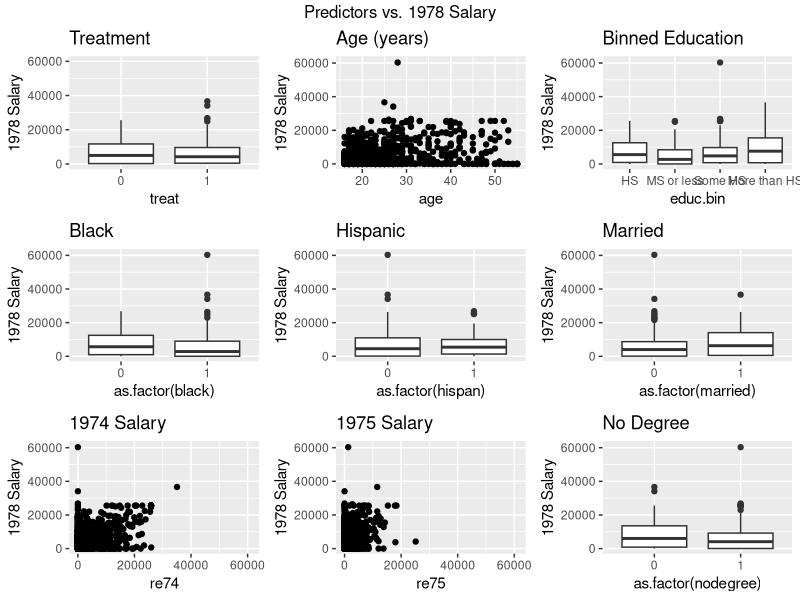
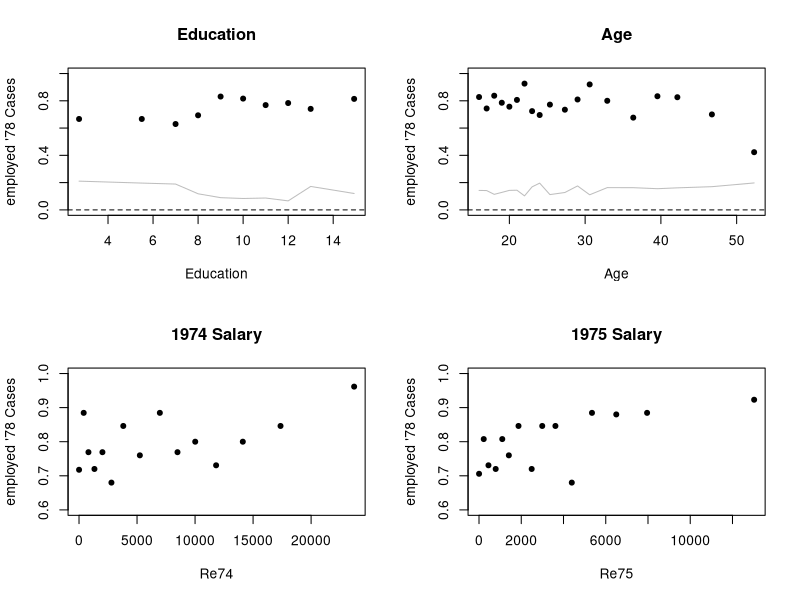
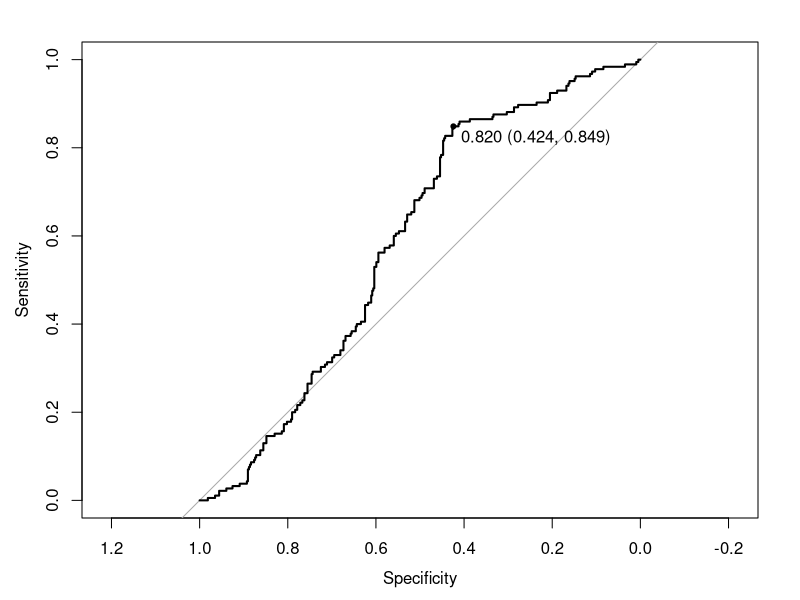
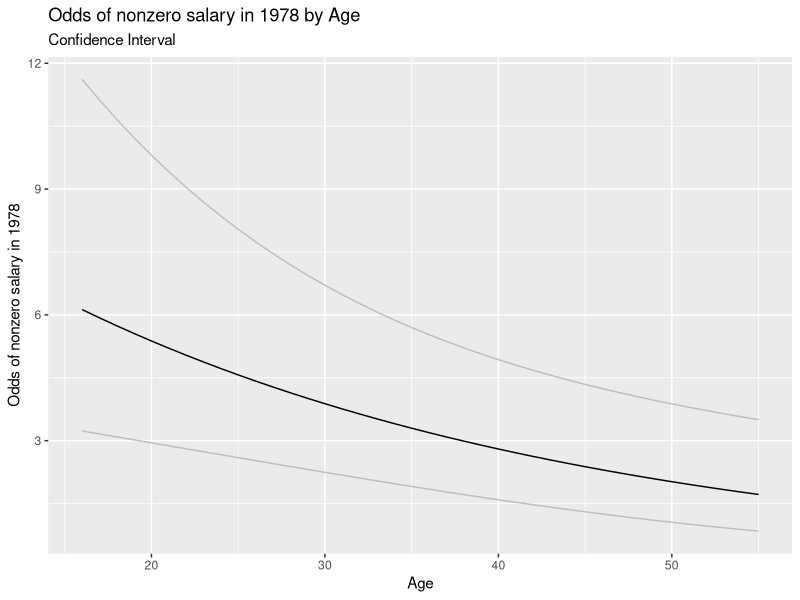
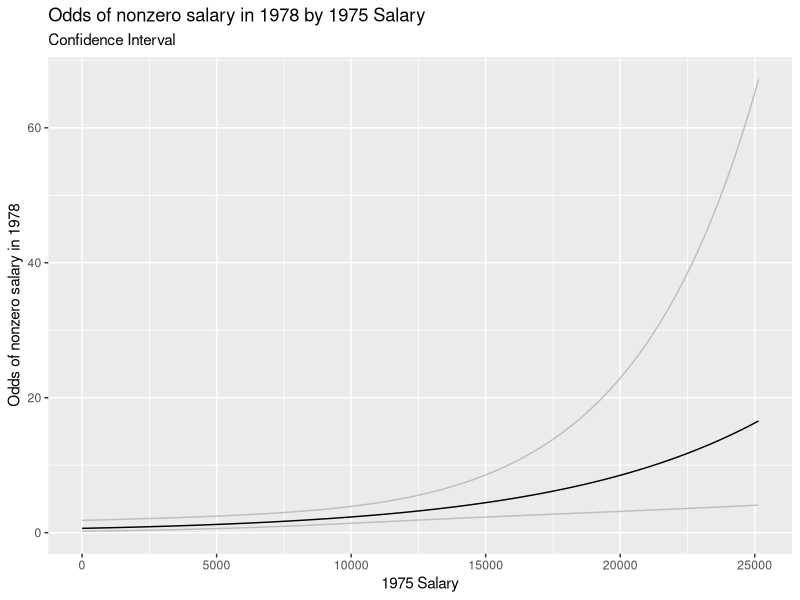
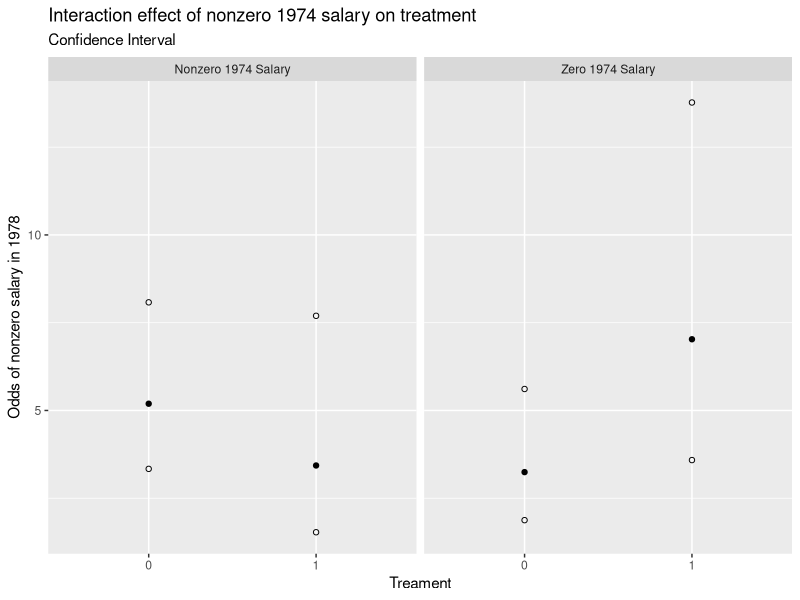
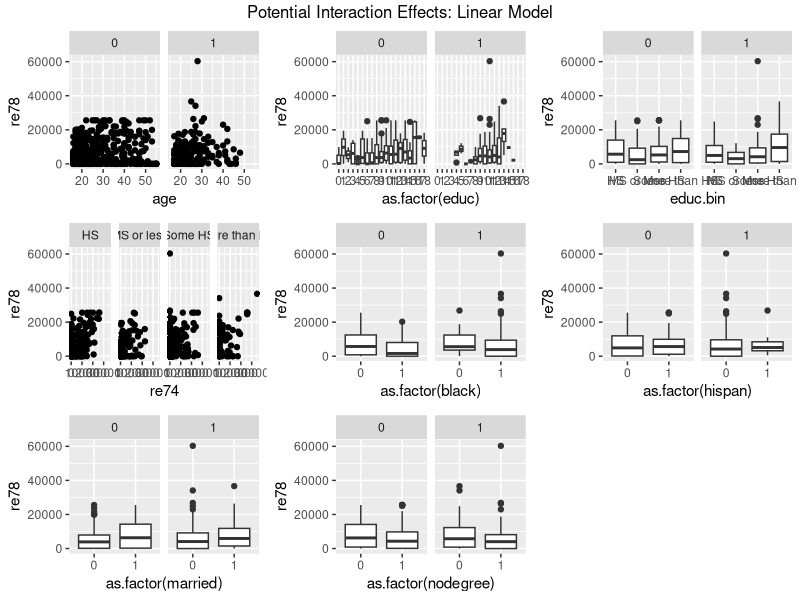
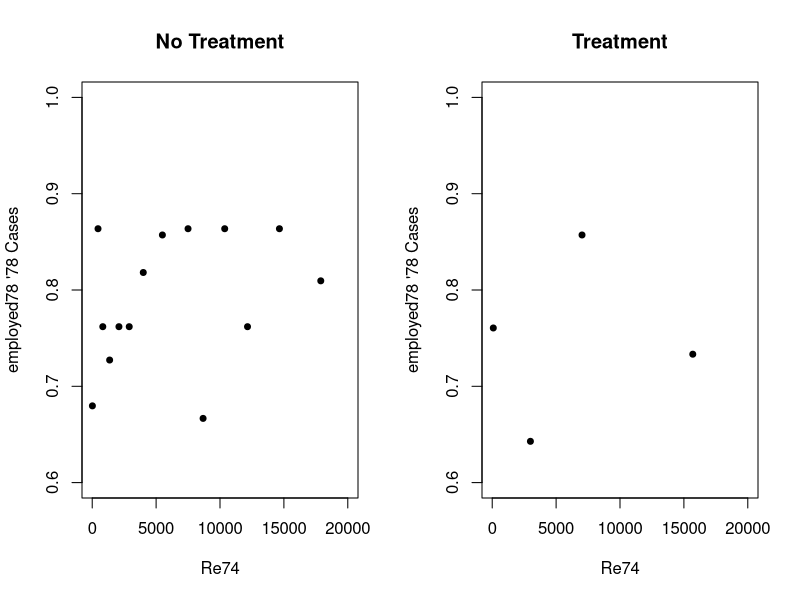

These charts were generated, in order, by the following R code:
## ---- chunk 1
knitr::opts_chunk$set(echo = TRUE)
setwd('/Users/annaberman/Desktop/702 Modeling/Assignments/Team Project #1')
library(ggplot2)
library(dplyr)
library(gridExtra)
library(arm)
library(MASS)
library(pROC)
library(kableExtra)
## ---- chunk 2
# Load the data
lalonde <- read.csv('lalondedata.txt') %>%
    mutate(treat = as.factor(treat)) %>%
    mutate(treat = factor(treat, levels = c(0, 1))) %>%
    # mean centering
    mutate(re78c = re78 - mean(re78),
           re75c = re75 - mean(re75),
           re74c = re74 - mean(re74),
           agec = age - mean(age)) %>%
    # Employed in 1978
    mutate(employed78 = ifelse(re78 > 0, 1, 0),
           employed75 = ifelse(re75 > 0, 1, 0),
           employed74 = ifelse(re74 > 0, 1, 0)) %>%
    # educ
    mutate(educ.bin = ifelse(educ < 9, 'MS or less',
                             ifelse(educ < 12, 'Some HS',
                                    ifelse(educ == 12, 'HS', 'More than HS')))) %>%
    mutate(educ.bin = factor(educ.bin, levels = c('HS', 'MS or less', 'Some HS', 'More than HS'))) %>%
    mutate(educ.bin2 = ifelse(educ < 9, 'MS or less', 'Some HS +')) %>%
    mutate(educ.bin2 = factor(educ.bin2, levels = c('Some HS +', 'MS or less'))) %>%
    # age polynomial
    mutate(age2 = agec**2, age3 = agec**3) 

summary(lalonde)
## ---- chunk 3
# TREAT
e1 <- ggplot(lalonde) +
    geom_boxplot(mapping = aes(x = treat, y = re78)) + 
    ylim(c(0,60000)) + 
    ggtitle('Treatment') +
    ylab('1978 Salary')

# AGE
e2 <- ggplot(lalonde) +
    geom_point(mapping = aes(x = age, y = re78)) + 
    ylim(c(0,61000)) + 
    ggtitle('Age (years)') +
    ylab('1978 Salary')


# EDCU.BIN
e3 <- ggplot(lalonde) +
    geom_boxplot(mapping = aes(x = educ.bin, y = re78)) + 
    ylim(c(0,61000)) + 
    ggtitle('Binned Education') +
    ylab('1978 Salary')


# BLACK
e4 <- ggplot(lalonde) +
    geom_boxplot(mapping = aes(x = as.factor(black), y = re78)) + 
    ylim(c(0,61000)) + 
    ggtitle('Black') +
    ylab('1978 Salary')


# HISPAN
e5 <- ggplot(lalonde) +
    geom_boxplot(mapping = aes(x = as.factor(hispan), y = re78)) + 
    ylim(c(0,61000)) + 
    ggtitle('Hispanic') +
    ylab('1978 Salary')


# MARRIED
e6 <- ggplot(lalonde) +
    geom_boxplot(mapping = aes(x = as.factor(married), y = re78)) + 
    ylim(c(0,61000)) + 
    ggtitle('Married') +
    ylab('1978 Salary')


# RE74
e7 <- ggplot(lalonde) +
    geom_point(mapping = aes(x = re74, y = re78)) + 
    ylim(c(0,61000)) + 
    xlim(c(0,61000)) +
    ggtitle('1974 Salary') +
    ylab('1978 Salary')


# RE75
e8 <- ggplot(lalonde) +
    geom_point(mapping = aes(x = re75, y = re78)) + 
    ylim(c(0,61000)) + 
    xlim(c(0,61000)) + 
    ggtitle('1975 Salary') +
    ylab('1978 Salary')

# NODEGREE
e9 <- ggplot(lalonde) +
    geom_boxplot(mapping = aes(x = as.factor(nodegree), y = re78)) + 
    ylim(c(0,61000))+ 
    ggtitle('No Degree') +
    ylab('1978 Salary')


# Plot all the plots together
grid.arrange(e1, e2, e3, e4, e5, e6, e7, e8, e9,
             top = 'Predictors vs. 1978 Salary')
## ---- chunk 4
final_linear_fit <- lm(re78 ~ treat + agec + educ.bin + black + hispan + married + re74c + re75c, data = lalonde)
summary(final_linear_fit)

coeff <- cbind(summary(final_linear_fit)$coefficients[, c(1,2)],
               confint(final_linear_fit))
coeff <- data.frame(coeff) 
names(coeff) <- c('Estimate', 'Std.Error', '2.5%', '97.5%')
## ---- chunk 5
# Create table of means
treat <- tapply(lalonde$employed78, lalonde$treat, mean)
educ.bin2 <- tapply(lalonde$employed78, lalonde$educ.bin2, mean) 
black <- tapply(lalonde$employed78, lalonde$black, mean) 
hispan <- tapply(lalonde$employed78, lalonde$hispan, mean) 
married <- tapply(lalonde$employed78, lalonde$married, mean) 
nodegree <- tapply(lalonde$employed78, lalonde$nodegree, mean) 

# Print table
rbind(treat, educ.bin2, black, hispan, married, nodegree) %>%
    round(2) %>%
    kable(caption = 'Average employed \'78 Cases by predictor')

par(mfrow = c(2,2))
#EDUC
binnedplot(x = lalonde$educ, y = lalonde$employed78,
           xlab = 'Education', ylab = 'employed \'78 Cases',
           ylim = c(0,1),
           main = 'Education')

# AGE
binnedplot(x = lalonde$age, y = lalonde$employed78,
           xlab = 'Age', ylab = 'employed \'78 Cases',
           ylim = c(0,1),
           main = 'Age')


# RE74
binnedplot(x = lalonde$re74, y = lalonde$employed78,
           xlab = 'Re74', ylab = 'employed \'78 Cases',
           ylim = c(.6,1),
           main = '1974 Salary')

# RE75
binnedplot(x = lalonde$re75, y = lalonde$employed78,
           xlab = 'Re75', ylab = 'employed \'78 Cases',
           ylim = c(.6,1),
           main = '1975 Salary')
par(mfrow = c(1,1))
## ---- chunk 6
# Final fit
final_log_fit <- glm(employed78 ~ treat*employed74 + agec + married + black + hispan + 
                         educ.bin2 + re75c, 
                     data = lalonde, family = binomial)
summary(final_log_fit)

roc <- roc(lalonde$treat, fitted(final_log_fit))
plot(roc, print.thres = 'best')

# Confusion matrix
threshold <- .82
matrix <- round(prop.table(table(lalonde$employed78, 
                                 final_log_fit$fitted > threshold), 1)*100,1)
print('Confusion Matrix')
table(lalonde$employed78,final_log_fit$fitted > threshold)

# Coefficient matrix
coeff <- cbind(exp(summary(final_log_fit)$coefficients[, 1]),
               exp(confint(final_log_fit)))
coeff <- data.frame(coeff) 
names(coeff) <- c('Estimate', '2.5%', '97.5%')
print('Confidence intervals')
coeff
## ---- chunk 7
# Create dummy dataset for charting
newval_age <- data.frame(treat = as.factor(0),
                     employed74 = 0,
                     age = seq(min(lalonde$age), max(lalonde$age)),
                     married = 0,
                     black = 0,
                     hispan = 0,
                     educ.bin2 = 'Some HS +',
                     re75c= 0) %>%
    mutate(agec = age - mean(age))

# Predict responses
predict <- predict.glm(final_log_fit, newval_age, interval = 'response', se.fit = TRUE)

# Create confidence interval
t <- 1.96 ## approx 95% CI
upr <- predict$fit + (t * predict$se.fit)
lwr <- predict$fit - (t * predict$se.fit)
fit <- predict$fit

# Append predictions
newval_age <- newval_age %>%
    mutate(fit = exp(fit),
           lwr = exp(lwr),
           upr = exp(upr))

# Print plot
ggplot(data = newval_age) + 
    geom_line(mapping = aes(x = age, y = fit) ) + 
    geom_line(mapping = aes(x = age, y = lwr), color = 'grey') +
    geom_line(mapping = aes(x = age, y = upr),  color = 'grey') +
    ylab('Odds of nonzero salary in 1978') + 
    xlab('Age') +
    ggtitle('Odds of nonzero salary in 1978 by Age') +
    labs(subtitle = 'Confidence Interval')

## ---- chunk 8
# Create dummy dataset for charting
newval_75 <- data.frame(treat = as.factor(0),
                     employed74 = 0,
                     agec = 0,
                     married = 0,
                     black = 0,
                     hispan = 0,
                     educ.bin2 = 'Some HS +',
                     re75 = seq(min(lalonde$re75), max(lalonde$re75))) %>%
    mutate(re75c = re75 - mean(re75))

# Predict responses
predict <- predict.glm(final_log_fit, newval_75, interval = 'response', se.fit = TRUE)

# Create confidence interval
t <- 1.96 ## approx 95% CI
upr <- predict$fit + (t * predict$se.fit)
lwr <- predict$fit - (t * predict$se.fit)
fit <- predict$fit

# Append predictions
newval_75 <- newval_75 %>%
    mutate(fit = exp(fit),
           lwr = exp(lwr),
           upr = exp(upr))

# Print plot
ggplot(data = newval_75) + 
    geom_line(mapping = aes(x = re75, y = fit) ) + 
    geom_line(mapping = aes(x = re75, y = lwr), color = 'grey') +
    geom_line(mapping = aes(x = re75, y = upr),  color = 'grey') +
    ylab('Odds of nonzero salary in 1978') + 
    xlab('1975 Salary') +
    ggtitle('Odds of nonzero salary in 1978 by 1975 Salary') +
    labs(subtitle = 'Confidence Interval')

## ---- chunk 9
# Rebase our models so we can discuss the impacts of 1974 nonzero salary
# Nonzero 1974
lalonde_1974 <- lalonde %>% 
    mutate(employed74 = factor(employed74, levels = c(1,0)))

log_fit_74 <- glm(employed78 ~ treat*employed74 + agec + age2 + age3 + 
                         married + black + hispan + educ.bin2 + re75c, 
                     data = lalonde_1974, family = binomial)
coeff_74 <- cbind(exp(summary(log_fit_74)$coefficients[, 1]),
               exp(confint(log_fit_74)))
coeff_74 <- data.frame(coeff_74) 
names(coeff_74) <- c('Estimate', '2.5%', '97.5%')
## ---- chunk 10
# Create dummy dataset for charting
newval_74 <- data.frame(treat = as.factor(c(0,0,1,1)),
                     employed74 = c(0,1,0,1),
                     agec = 0,
                     married = 0,
                     black = 0,
                     hispan = 0,
                     educ.bin2 = 'Some HS +',
                     re75c = 0)

# Predict responses
predict <- predict.glm(final_log_fit, newval_74, interval = 'response', se.fit = TRUE)

# Create confidence interval
t <- 1.96 ## approx 95% CI
upr <- predict$fit + (t * predict$se.fit)
lwr <- predict$fit - (t * predict$se.fit)
fit <- predict$fit

# Append predictions
newval_74 <- newval_74 %>%
    mutate(fit = exp(fit),
           lwr = exp(lwr),
           upr = exp(upr))

newval_74 %>%
    mutate(employed74 = ifelse(employed74 == 0, 'Zero 1974 Salary', 'Nonzero 1974 Salary')) %>%
    ggplot() + 
    facet_grid(. ~ employed74) +
    geom_point(mapping = aes(x = treat, y = fit) ) + 
    geom_point(mapping = aes(x = treat, y = lwr), shape = 1) +
    geom_point(mapping = aes(x = treat, y = upr), shape = 1) +
    ylab('Odds of nonzero salary in 1978') + 
    xlab('Treament') +
    ggtitle('Interaction effect of nonzero 1974 salary on treatment') + 
    labs(subtitle = 'Confidence Interval')
    

## ---- chunk 11
# AGE
i1 <- ggplot(lalonde) +
    geom_point(mapping = aes(x = age, y = re78)) + 
    ylim(c(0,61000)) + 
    facet_grid(. ~ treat)

# EDUC
i3 <- ggplot(lalonde) +
    geom_boxplot(mapping = aes(x = as.factor(educ), y = re78)) + 
    ylim(c(0,61000)) + 
    facet_grid(. ~ treat)

i4 <- ggplot(lalonde) +
    geom_boxplot(mapping = aes(x = educ.bin, y = re78)) + 
    ylim(c(0,61000)) + 
    facet_grid(. ~ treat)


# RE74
i5 <- ggplot(lalonde) +
    geom_point(mapping = aes(x = re74, y = re78)) + 
    ylim(c(0,61000)) + 
    facet_grid(. ~ educ.bin)

# BLACK
i6 <- ggplot(lalonde) +
    geom_boxplot(mapping = aes(x = as.factor(black), y = re78)) + 
    ylim(c(0,61000)) + 
    facet_grid(. ~ treat)

# HISPAN
i7 <- ggplot(lalonde) +
    geom_boxplot(mapping = aes(x = as.factor(hispan), y = re78)) + 
    ylim(c(0,61000)) + 
    facet_grid(. ~ treat)

# MARRIED
i8 <- ggplot(lalonde) +
    geom_boxplot(mapping = aes(x = as.factor(married), y = re78)) + 
    ylim(c(0,61000)) + 
    facet_grid(. ~ treat)

# NODEGREE
i9 <- ggplot(lalonde) +
    geom_boxplot(mapping = aes(x = as.factor(nodegree), y = re78)) + 
    ylim(c(0,61000)) + 
    facet_grid(. ~ treat)

grid.arrange(i1, i3, i4, i5, i6, i7, i8, i9,
             top = 'Potential Interaction Effects: Linear Model')
## ---- chunk 12
par(mfrow = c(1,2))
# Treatment and 74 salary
# No reason for interaction effect
binnedplot(x = lalonde[lalonde$treat == 0, 're74'], y = lalonde[lalonde$treat == 0, 'employed78'],
           xlab = 'Re74', ylab = 'employed78 \'78 Cases',
           ylim = c(.6,1),
           xlim = c(0,20000),
           main = 'No Treatment')
binnedplot(x = lalonde[lalonde$treat == 1, 're74'], y = lalonde[lalonde$treat == 1, 'employed78'],
           xlab = 'Re74', ylab = 'employed78 \'78 Cases',
           ylim = c(.6,1),
           xlim = c(0,20000),
           main = 'Treatment')

# Treatment and 75 salary
# No reason for interaction effect
binnedplot(x = lalonde[lalonde$treat == 0, 're75'], y = lalonde[lalonde$treat == 0, 'employed78'],
           xlab = 'Re75', ylab = 'employed78 \'78 Cases', 
           ylim = c(.6,1),
           xlim = c(0,20000),
           main = 'No Treatment')
binnedplot(x = lalonde[lalonde$treat == 1, 're75'], y = lalonde[lalonde$treat == 1, 'employed78'],
           xlab = 'Re75', ylab = 'employed78 \'78 Cases',
           ylim = c(.6,1),
           xlim = c(0,20000),
           main = 'Treatment')

# Binary 75 employed
# Treatment doesn't have an effect for those who were in employed in 75
# but does have a significant effect if unemployed in 74
tab <- rbind(tapply(lalonde[lalonde$treat == 0, 'employed78'], lalonde[lalonde$treat == 0, 'employed75'], mean),
             tapply(lalonde[lalonde$treat == 1, 'employed78'], lalonde[lalonde$treat == 1, 'employed75'], mean))
rownames(tab) <- c('No Treatment', 'Treatment')
colnames(tab) <- c('Unemployed 75', 'Employed 75')
tab

# Binary 74 employed
# Interaction effect that might wash out when we add 75 interaction
tab <- rbind(tapply(lalonde[lalonde$treat == 0, 'employed78'], lalonde[lalonde$treat == 0, 'employed74'], mean),
             tapply(lalonde[lalonde$treat == 1, 'employed78'], lalonde[lalonde$treat == 1, 'employed74'], mean))
rownames(tab) <- c('No Treatment', 'Treatment')
colnames(tab) <- c('Unemployed 74', 'Employed 74')
tab


# Treatment and educ.bin2
# No reason for interaction effect
# Might help those with lower education
tab <- rbind(tapply(lalonde[lalonde$treat == 0, 'employed78'], lalonde[lalonde$treat == 0, 'educ.bin2'], mean),
             tapply(lalonde[lalonde$treat == 1, 'employed78'], lalonde[lalonde$treat == 1, 'educ.bin2'], mean))
rownames(tab) <- c('No Treatment', 'Treatment')
colnames(tab) <- c('Some HS +', 'MS or less')
tab
## ---- chunk 13
# TREAT
r1 <- ggplot(lalonde) +
    geom_boxplot(mapping = aes(x = treat, y = final_linear_fit$residuals)) + 
    ylab('Residuals')

# AGE
r2 <- ggplot(lalonde) +
    geom_point(mapping = aes(x = age, y = final_linear_fit$residuals)) + 
    ylab('Residuals') 

# EDUC
r3 <- ggplot(lalonde) +
    geom_boxplot(mapping = aes(x = educ.bin, y = final_linear_fit$residuals)) + 
    ylab('Residuals')

# BLACK
r4 <- ggplot(lalonde) +
    geom_boxplot(mapping = aes(x = as.factor(black), y = final_linear_fit$residuals)) + 
    ylab('Residuals') 

# HISPAN
r5 <- ggplot(lalonde) +
    geom_boxplot(mapping = aes(x = as.factor(hispan), y = final_linear_fit$residuals)) + 
    ylab('Residuals')

# MARRIED
r6 <- ggplot(lalonde) +
    geom_boxplot(mapping = aes(x = as.factor(married), y = final_linear_fit$residuals)) + 
    ylab('Residuals')

# RE74
r7 <- ggplot(lalonde) +
    geom_point(mapping = aes(x = re74, y = final_linear_fit$residuals)) + 
    ylab('Residuals')

# RE75
r8 <- ggplot(lalonde) +
    geom_point(mapping = aes(x = re75, y = final_linear_fit$residuals)) + 
    ylab('Residuals') 

grid.arrange(r1, r2, r3, r4, r5, r6, r7, r8,
             top = 'Linear Model Residuals')
## ---- chunk 14
# Calculate logistical model residuals
rawreds <- lalonde$employed78 - fitted(final_log_fit)

# educ.bin2
tapply(rawreds, lalonde$educ.bin2, mean) 

# black
tapply(rawreds, lalonde$black, mean) 

# hispan
tapply(rawreds, lalonde$hispan, mean) 

# married
tapply(rawreds, lalonde$married, mean)

# employed74
tapply(rawreds, lalonde$employed74, mean) 

# AGE
# add a third-degree poly?
binnedplot(x = lalonde$age, y = rawreds,
           xlab = 'Age', ylab = 'Residuals')
## ---- chunk 15
library(MASS)
# Calcate leveage and cooks distance for each observation
leverage = hatvalues(final_linear_fit)
cooks = cooks.distance(final_linear_fit)

# Append leverage and cooks to our data
leverage <- lalonde %>%
    mutate(leverage, cooks)

# Plot leverage vs. id
l <- ggplot(data = leverage) +
    geom_point(mapping = aes(x = seq(nrow(lalonde)), y = leverage)) +
    labs(subtitle = 'Leverage')
# Plot cooks vs. id
c <- ggplot(data = leverage) +
    geom_point(mapping = aes(x = seq(nrow(lalonde)), y = cooks)) +
    labs(subtitle = 'High Cooks Distance')

grid.arrange(l, c, top = 'Potentially Influential Points')

# Take a look at the potentially influential points
leverage %>%
    filter(leverage > .05 | cooks > .02)
## ---- chunk 16
library(MASS)
# Calcate leveage and cooks distance for each observation
leverage = hatvalues(final_log_fit)
cooks = cooks.distance(final_log_fit)

# Append leverage and cooks to our data
leverage <- lalonde %>%
    mutate(leverage, cooks)

# Plot leverage vs. id
l <- ggplot(data = leverage) +
    geom_point(mapping = aes(x = seq(nrow(lalonde)), y = leverage)) +
    labs(subtitle = 'Leverage')
# Plot cooks vs. id
c <- ggplot(data = leverage) +
    geom_point(mapping = aes(x = seq(nrow(lalonde)), y = cooks)) +
    labs(subtitle = 'High Cooks Distance')

grid.arrange(l, c, top = 'Potentially Influential Points')

# Take a look at the potentially influential points
leverage %>%
    filter(leverage > .04 | cooks > .012)
